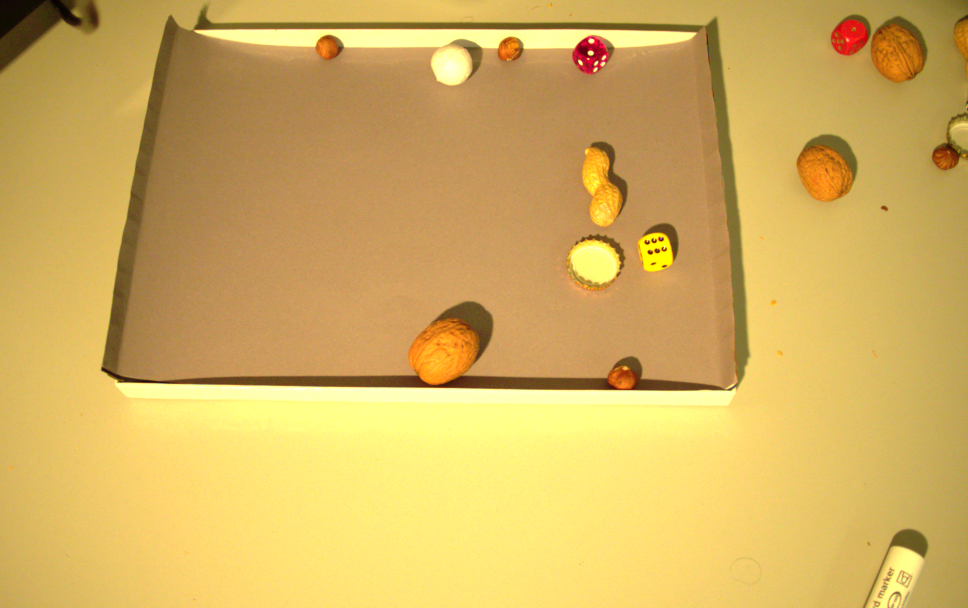
#> input picture paper/images/original_image_73.png, 1936 x 1216 px (shown at 1/2 size)
$ python selectiveSearch.py paper/images/original_image_73.png paper/images/TTphase.png
#> lines starting #> are read from the running program, lines starting #| are printed output that depends on the picture
#https://www.learnopencv.com/selective-search-for-object-detection-cpp-python/
#https://combine.se/object-recognition-without-deep-learning/
#!/usr/bin/env python
'''
Usage:
    ./ssearch.py input_image (f|q)
    f=fast, q=quality
Use "l" to display less rects, 'm' to display more rects, "q" to quit.
'''

import sys
if('/opt/ros/kinetic/lib/python2.7/dist-packages' in sys.path):
    sys.path.remove('/opt/ros/kinetic/lib/python2.7/dist-packages')
import cv2

if __name__ == '__main__':
    # If image path and f/q is not passed as command
    # line arguments, quit and display help message
    if len(sys.argv) < 3:
        print(__doc__)
        sys.exit(1)

    # speed-up using multithreads
    cv2.setUseOptimized(True);
    cv2.setNumThreads(4);

    # read image
    im = cv2.imread(sys.argv[1])
#> im is the input picture: shape (1216, 1936, 3); mean B, G, R 94.4, 176.3, 211.4
    # resize image
    newHeight = 200
    newWidth = int(im.shape[1]*200/im.shape[0])
#> newWidth = 318
    im = cv2.resize(im, (newWidth, newHeight))
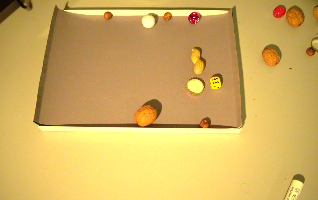
#> im: shape (200, 318, 3); mean B, G, R 94.3, 176.1, 211.4

    # create Selective Search Segmentation Object using default parameters
    ss = cv2.ximgproc.segmentation.createSelectiveSearchSegmentation()

    # set input image on which we will run segmentation
    ss.setBaseImage(im)

    # Switch to fast but low recall Selective Search method
    if (sys.argv[2] == 'f'):
        ss.switchToSelectiveSearchFast()

    # Switch to high recall but slow Selective Search method
    elif (sys.argv[2] == 'q'):
        ss.switchToSelectiveSearchQuality()
    # if argument is neither f nor q print help message
    else:
        print(__doc__)
#> (the run stopped early here; a loop or call above may not have finished)
